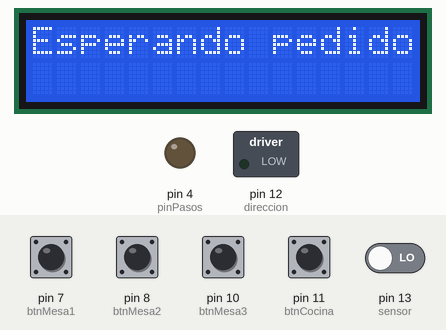
This sketch was run on a simulated Arduino Uno, built with avr-gcc and run on an emulated ATmega328P. On the bench: 16×2 character LCD, switched loads named in the sketch (green lamp = pin HIGH), output pins drawn as LEDs (lit = HIGH). Inputs (shaded band) come from the test bench; at power-on: pin 7 (btnMesa1), pin 8 (btnMesa2), pin 10 (btnMesa3), pin 11 (btnCocina), pin 13 (sensor) LOW. What the sketch prints to the serial monitor is not drawn.

Above: at 1.2 s.
1.3 s: pin 7 (btnMesa1) pulled HIGH for 0.15 s
At 2.2 s:
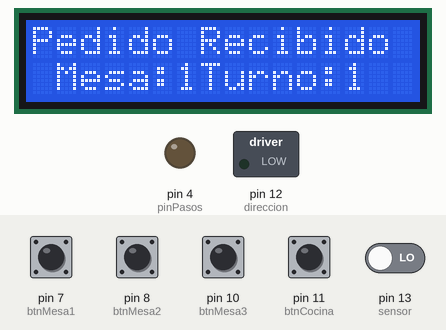
3.3 s: pin 11 (btnCocina) pulled HIGH for 0.15 s
At 5.5 s:
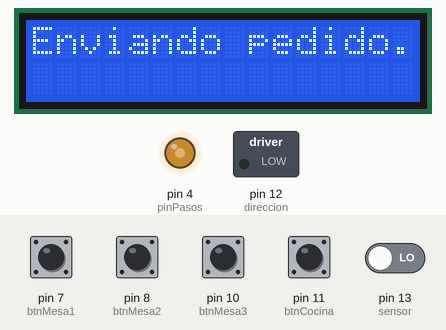
8.8 s: pin 13 (sensor) driven LOW
10.9 s: pin 13 (sensor) driven HIGH
At 16.6 s:
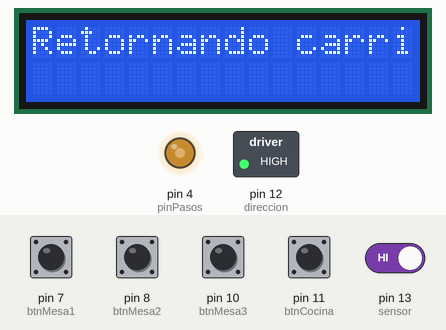
20.4 s: pin 8 (btnMesa2) pulled HIGH for 1 s
At 22.1 s:
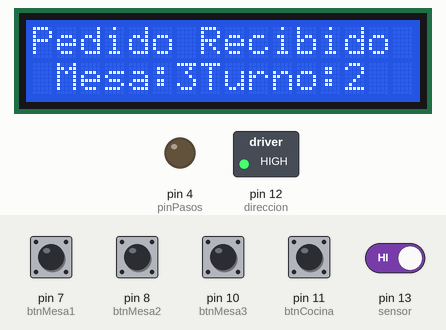
Timing chart, 0 to 23.6 s (numbered marks = the images above; inputs shaded):
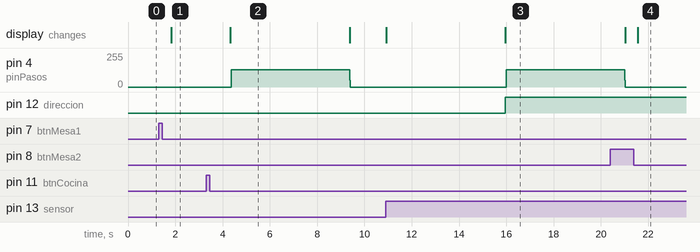

Measured:
- after the input at 1.3 s, the display: changes after 0.53 s (image 1)
- after the input at 3.3 s, pin 4 (pinPasos): 0/255 → 128/255 after 1.1 s; the display: changes after 1.0 s (image 2)
- after the input at 10.9 s, pin 4 (pinPasos): 0/255 → 128/255 after 5.1 s; pin 12 (direccion): LOW → HIGH after 5.1 s; the display: first changes at once (image 3 shows a later state)

The sketch:

proyecto_restaurant.ino
```cpp
#include <LiquidCrystal_I2C.h>

LiquidCrystal_I2C lcd(0x27,16,2);


//pines Arduino
const int btnMesa1 = 7 ;
const int btnMesa2 = 8 ;
const int btnMesa3 = 10 ;
const int btnCocina = 11 ;
const int direccion = 12;
const int pinPasos = 4;
const int sensor = 13;


//direccion del motor
const int enviar = LOW;
const int regresar = HIGH;


//velocidad del motor
const int velMotor= 2;


//distancia en CM enteros
int distMesa1 = 5;
int distMesa2 = 15;
int distMesa3 = 27;

//Estados de los botones
int estadoBtnMesa1 = 0;
int estadoBtnMesa2 = 0;
int estadoBtnMesa3 = 0;
int estadoBtnCocina = 0;


//turnos
int turno= 0;
int turnoMesa1 = 0;
int turnoMesa2 = 0;
int turnoMesa3 = 0;

// seteamos los pines del sensor ultra


void setup () {
  lcd.backlight();
  lcd.init();
  pinMode (btnMesa1, INPUT);
  pinMode (btnMesa2, INPUT);
  pinMode (btnMesa3, INPUT);
  pinMode (btnCocina, INPUT);
  pinMode (pinPasos, OUTPUT);
  pinMode (direccion, OUTPUT);
  pinMode (sensor, INPUT);
  Serial.begin (9600);
}

//Esta funcion imprime el numero de la mesa al que le toca atender y que turno tiene
void imprimirTurno (int numeroMesa, int turnoMesa) {
  lcd.setCursor (0,0);
  lcd.print ("Pedido Recibido ");
  lcd.setCursor(0,1);
  lcd.print(" Mesa:" );
  lcd.print (numeroMesa);
  lcd.print ("Turno:");
  lcd.print(turnoMesa);


  Serial.print ("LA MESA  ");
  Serial.print (numeroMesa);
  Serial.println(" ha hecho un pedido" );
  Serial.print ("Y tiene el turno numero: ");
  Serial.println(turnoMesa);

}


//ESTA FUNCION RECIBE EL ESTADO DEL BOTON Y EL NUMERO DE LA MESA AL QUE CORRESPONDE ESE ESTADO
bool verificarEstadoBoton (int estadoBtn, int numeroMesa){

  if (estadoBtn == HIGH){
    delay (500);
    turno++;


    switch(numeroMesa){
    case 1:
      turnoMesa1= turno;
      imprimirTurno (numeroMesa, turnoMesa1);
      return true;
      break;


    case 2:
      turnoMesa2= turno;
      imprimirTurno (numeroMesa, turnoMesa2);
      return true;
      break;

    case 3:
      turnoMesa3= turno;
      imprimirTurno (numeroMesa,turnoMesa3);
      return true;
      break;
    }

  }else {

    return false;
    }

}

//convierte la distancia en CM a los pasos que debe dar el motor para alcanzar esa distancia
//retorna un entero con los pasos.
int convertirDistanciaPasos (int distancia) {
  //Equivalencias: 25 pasos = 1 mm
  //pasar cm a mm y luego multiplicar por su equivalencia en pasos
  distancia = distancia *10;
  int pasos = distancia * 25;
  return pasos;
}


//Se encarga de ejecutar un ciclo para poder mover el motor del carrito a una distancia determinada
//y con una direccion esecifica (enviar o regresar carrito);
void moverMotor ( int pasos, int dir){

  digitalWrite (direccion,dir);
  for (int x = 0; x<=pasos; x ++){
  digitalWrite (pinPasos, HIGH);
  delay (velMotor);
  digitalWrite (pinPasos, LOW);
  delay (velMotor);

  }

}
//Esta funcion recibe el numero de la mesa
//envia el pedido y espera a que el cliente
//tome el pedido, la funcion sabe que el cliente ha tomado el pedido
//por medio de un sensor Ultrasonico, que al detectar
//un cambio en la distancia retorna la bandeja a la cocina automaticamente

void enviarPedido (int numeroMesa){
  int pasosMesa =0;
  int bandeja =0;


  //en esta parte segun el numero de la mesa
  //le asignamos su distancia (declarada en las varibles al inicio del programa)
  //y las convertimos a pasos por medio de la funcion convertirDistanciaPasos()
  switch (numeroMesa){
  case 1:
  pasosMesa =  convertirDistanciaPasos (distMesa1);
  break;
  case 2:
  pasosMesa =  convertirDistanciaPasos (distMesa2);
  break;
  case 3:
  pasosMesa =  convertirDistanciaPasos (distMesa3);
  break;
  }
  //Serial.println("Enviando pedido");
   lcd.clear ();
   lcd.setCursor(0,0);
   lcd.print("Enviando pedido...");
  moverMotor (pasosMesa, enviar);
  lcd.clear ();
  lcd.setCursor(0,0);
  lcd.print("El carrito ha llegado");
  //aqui inicia el sensor a detectar si el cliente ha tomado o no la bandeja
  lcd.setCursor(0,1);
  lcd.print ("Esperando clte");

  do
  {
    bandeja = digitalRead (sensor);
  }
  while (bandeja == 0);
  lcd.clear();
  lcd.setCursor (0,0);
  lcd.print("El cliente ha to");
  lcd.setCursor (0,1);
  lcd.print("mado su pedido");
  delay (5000);
  lcd.clear();
  lcd.print ("Retornando carrito");
  Serial.println ("Retornando carrito");
  moverMotor (pasosMesa, regresar);
  Serial.println ("El carrito ha llegado a la cocina");
  Serial.print ("Hoy ha atendido  ");
  Serial.print (turno);
  Serial.println (" pedidos.");
  Serial.println ("Listo para recibir mas pedidos");
  lcd.clear ();
  lcd.setCursor (0,0);
  lcd.print ("Hoy ha atendido");
  lcd.setCursor(0,1);

  lcd.print ("Total pdidos ");
  lcd.print (turno);

}


//esta funcion verifica si hay o no pedido y recibe el numero de la mesa que lo hizo
//luego de verificar espera a que la cocina presione el boton para
//enviar el pedido a la mesa correspondiente
//el boton de enviar puede ser accionado unicamente si hay un pedido en la bandeja
void aceptarPedido (bool pedidoMesa,int mesa){
  int bandeja = 0;
  bool mantenerCarrito = true;
  if (pedidoMesa==true){ // si hay pedido
    Serial.println ("Coloque el pedido en el carrito");

    do {
      bandeja = digitalRead (sensor);
      if (bandeja==0){
        //Serial.println (verificarBandejaColocada());
        estadoBtnCocina = digitalRead (btnCocina);

        if (estadoBtnCocina == HIGH) {
        delay (1000);
        enviarPedido (mesa);
        mantenerCarrito = false;
        }

      }
    }
    while (mantenerCarrito == true);
  }
}

void loop  () {
  //verificamos si el estado ha cambiado
  //aceptamos el pedido si pedidoMesaN cumple con la condicion y le enviamos el numero de la mesa
  lcd.setCursor(0,0);
  lcd.print("Esperando pedido");
  estadoBtnMesa1 = digitalRead (btnMesa1);
  bool pedidoMesa1 = verificarEstadoBoton (estadoBtnMesa1, 1);
  aceptarPedido (pedidoMesa1,1);


  estadoBtnMesa2 = digitalRead (btnMesa2);
  bool pedidoMesa2 = verificarEstadoBoton (estadoBtnMesa2, 3);
  aceptarPedido (pedidoMesa2,3);


  estadoBtnMesa3 = digitalRead (btnMesa3);
  bool pedidoMesa3 = verificarEstadoBoton (estadoBtnMesa3, 2);
  aceptarPedido (pedidoMesa3,2);

}
```
